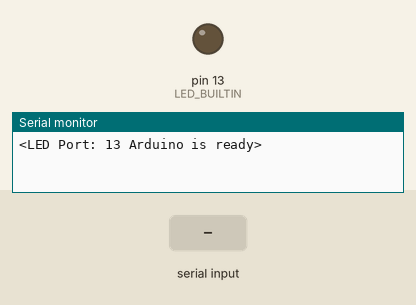
The sketch below on a simulated Arduino Uno, built with avr-gcc and run on an emulated ATmega328P. On the bench: output pins drawn as LEDs (lit = HIGH), the last lines printed to the serial monitor. Dashed ring = blinking. The test bench sets the inputs (shaded band).

Above: at 1.2 s.
1.3 s: "<90,45>" received over Serial
At 2.1 s:
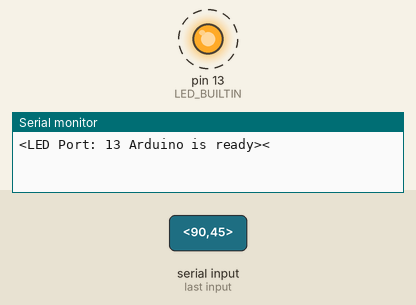
Timing chart, 0 to 10.3 s (numbered marks = the images above; inputs shaded):
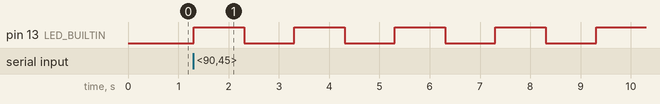

Measured:
- after the input at 1.3 s, pin 13 (LED_BUILTIN): alternates HIGH for 1.0 s and LOW for 1.0 s, starting at once

The sketch:

arduino.ino
```cpp
// (licence header left out)
#include <Servo.h>
#include <String.h>

// constants
#define IGNORE_INPUT_TIME 150
#define MESSAGE_CHAR_LENGTH 300
#define START_MARKER '<'
#define END_MARKER '>'
// function declarations
void RecvWithStartEndMarkers();
void Finished();
void ProcessData();

// variables for communication
char received_chars[MESSAGE_CHAR_LENGTH];
bool new_data = false;
// number of times we want the LED to blink
int number_of_blinks = 0;

void setup() {
  // setup serial port
  Serial.begin(9600);
  // initialize built in LED port
  pinMode(LED_BUILTIN, OUTPUT);
  // send message to Raspberry Pi
  Serial.print("<");
  Serial.print("LED Port: ");
  Serial.print(LED_BUILTIN);
  Serial.print(" Arduino is ready");
  Serial.print(">");
}

void loop() {
  // check to see if there is any new data
  RecvWithStartEndMarkers();
  // if there is new data process it
  if (new_data == true) {
    new_data = false;
    Serial.print("<");
    ProcessData();
    Finished();
  }
}

void RecvWithStartEndMarkers() {
  // handles the receiving of data over the serial port
  static bool receive_in_progress = false;
  static int char_count = 0;
  char receive_from_usb;
  while (Serial.available() > 0 && new_data == false) {
    receive_from_usb = Serial.read();
    if (receive_in_progress == true) {
      if (receive_from_usb != END_MARKER) {
        received_chars[char_count] = receive_from_usb;
        char_count++;
        if (char_count >= MESSAGE_CHAR_LENGTH) {
          char_count = MESSAGE_CHAR_LENGTH - 1;
        }
      } else {
        received_chars[char_count] = '\0'; // terminate the string
        receive_in_progress = false;
        char_count = 0;
        new_data = true;
      }
    } else if (receive_from_usb == START_MARKER) {
      receive_in_progress = true;
    }
  }
}

void Finished() {
  // sends message back to raspberry pi saying the command has been executed
  Serial.print("\033[32m");
  Serial.print("DONE ");
  Serial.print(number_of_blinks);
  Serial.print("\033[0m");
  Serial.print(">");
}

void ProcessData() {
  number_of_blinks = atoi(received_chars);
  for (int i = 0; i < number_of_blinks; i++) {
    digitalWrite(LED_BUILTIN, HIGH); // turn the LED on
    delay(1000);                     // wait for a second
    digitalWrite(LED_BUILTIN, LOW);  // turn the LED off
    delay(1000);                     // wait for a second
  }
}
```
